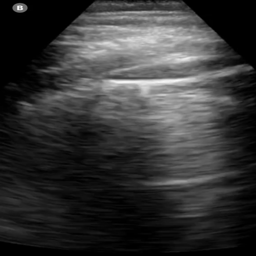
#> input picture AlineBlineSegmentation_Full/Images/1.png, 256 x 256 px, found by its file name; its folder holds only this picture in this run
$ python dataset.py
#> lines starting #> are read from the running program, lines starting #| are printed output that depends on the picture
### utils/preprocessing.py
#!/usr/bin/env python3
# -*- coding: utf-8 -*-
"""

@author: soolmaz
"""

import cv2
import numpy as np
from skimage.restoration import denoise_nl_means, estimate_sigma
from scipy.ndimage import gaussian_filter

def preprocess_ultrasound(image: np.ndarray) -> np.ndarray:
    """
    Preprocesses and enhances an ultrasound image.
    """
    if len(image.shape) == 3:  # RGB image
        image = cv2.cvtColor(image, cv2.COLOR_BGR2GRAY)


    sigma_est = np.mean(estimate_sigma(image, channel_axis=None))  # Adjusted for newer versions
#> sigma_est = 0.617
    denoised = denoise_nl_means(
        image,
        h=1.15 * sigma_est,
        fast_mode=True,
        patch_size=5,
        patch_distance=3,
        channel_axis=None,
    )
    denoised = (denoised * 255).astype(np.uint8)
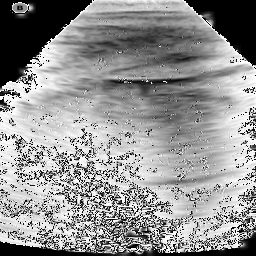
#> denoised: shape (256, 256); min 0, max 255, mean 146.4

    clahe = cv2.createCLAHE(clipLimit=2.0, tileGridSize=(8, 8))
    enhanced_contrast = clahe.apply(denoised)
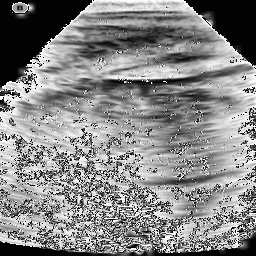
#> enhanced_contrast: shape (256, 256); min 0, max 255, mean 134.6


    blurred = gaussian_filter(enhanced_contrast, sigma=1)
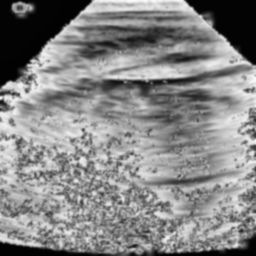
#> blurred: shape (256, 256); min 1, max 251, mean 133.7
    unsharp_masked = cv2.addWeighted(enhanced_contrast, 1.5, blurred, -0.5, 0)
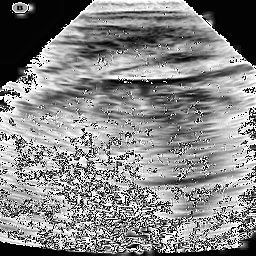
#> unsharp_masked: shape (256, 256); min 0, max 255, mean 135.3


    normalized = unsharp_masked / 255.0

    return normalized


# [7 lines that do not run on import are left out]

### utils/dataset.py
#!/usr/bin/env python3
# -*- coding: utf-8 -*-
"""

@author: soolmaz
"""
import os
import torch
from torch.utils.data import Dataset
from PIL import Image
import numpy as np
from utils.preprocessing import preprocess_ultrasound

class MedicalDataset(Dataset):
    def __init__(self, image_dir, mask_dir, transform=None):
        self.image_dir = image_dir
        self.mask_dir = mask_dir
        self.transform = transform
        self.image_filenames = sorted(os.listdir(image_dir))

    def __len__(self):
        return len(self.image_filenames)

    def __getitem__(self, idx):
        image_path = os.path.join(self.image_dir, self.image_filenames[idx])
        mask_path = os.path.join(self.mask_dir, self.image_filenames[idx])

        image = np.array(Image.open(image_path).convert("L"), dtype=np.float32)
        mask = np.array(Image.open(mask_path).convert("L"), dtype=np.float32)
        image = preprocess_ultrasound(image)

#> (the run stopped early here; a loop or call above may not have finished)

$ run again, on AlineBlineSegmentation_Full/Images/4.png
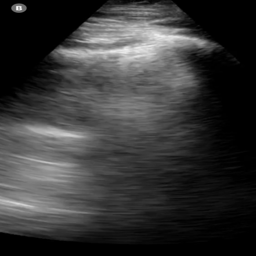
#> input picture AlineBlineSegmentation_Full/Images/4.png, 256 x 256 px, found by its file name
#> sigma_est = 0.624
#> in preprocess_ultrasound, `blurred = gaussian_filter(enhanced_contrast, sigma=1)`:
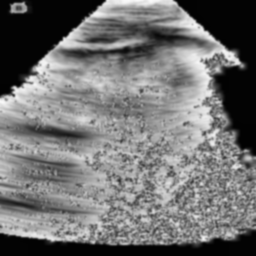
#> blurred: shape (256, 256); min 2, max 250, mean 113.7
#> in preprocess_ultrasound, `unsharp_masked = cv2.addWeighted(enhanced_contrast, 1.5, blurred, -0.5..`:
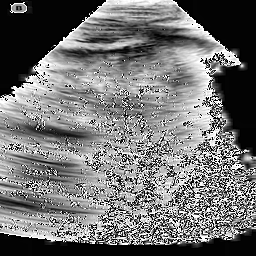
#> unsharp_masked: shape (256, 256); min 0, max 255, mean 115

$ run again, on AlineBlineSegmentation_Full/Images/5.png
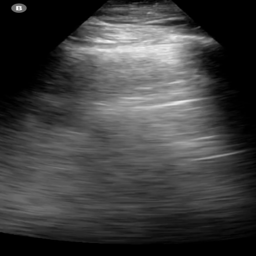
#> input picture AlineBlineSegmentation_Full/Images/5.png, 256 x 256 px, found by its file name
#> sigma_est = 0.617
#> in preprocess_ultrasound, `blurred = gaussian_filter(enhanced_contrast, sigma=1)`:
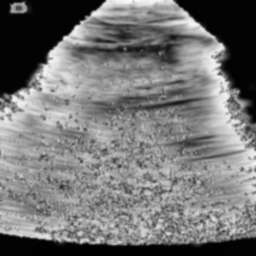
#> blurred: shape (256, 256); min 2, max 251, mean 117.5
#> in preprocess_ultrasound, `unsharp_masked = cv2.addWeighted(enhanced_contrast, 1.5, blurred, -0.5..`:
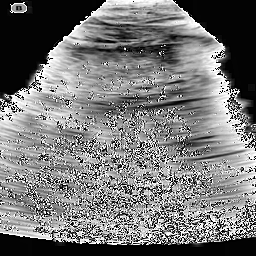
#> unsharp_masked: shape (256, 256); min 0, max 255, mean 118.6

$ run again, on AlineBlineSegmentation_Full/Images/6.png
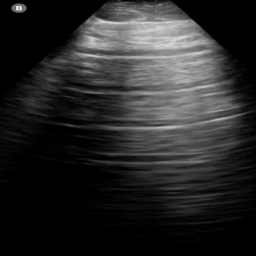
#> input picture AlineBlineSegmentation_Full/Images/6.png, 256 x 256 px, found by its file name
#> sigma_est = 0.599
#> in preprocess_ultrasound, `blurred = gaussian_filter(enhanced_contrast, sigma=1)`:
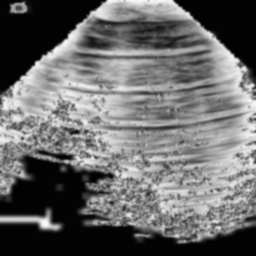
#> blurred: shape (256, 256); min 2, max 253, mean 106.4
#> in preprocess_ultrasound, `unsharp_masked = cv2.addWeighted(enhanced_contrast, 1.5, blurred, -0.5..`:
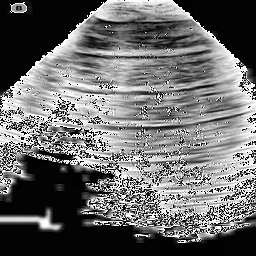
#> unsharp_masked: shape (256, 256); min 0, max 255, mean 107.7

$ run again, on AlineBlineSegmentation_Full/Images/10.png
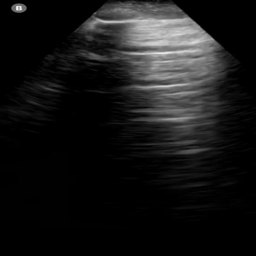
#> input picture AlineBlineSegmentation_Full/Images/10.png, 256 x 256 px, found by its file name
#> sigma_est = 0.481
#> in preprocess_ultrasound, `unsharp_masked = cv2.addWeighted(enhanced_contrast, 1.5, blurred, -0.5..`:
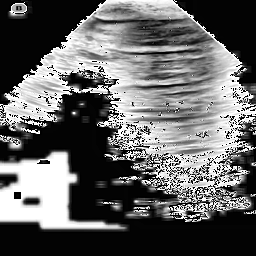
#> unsharp_masked: shape (256, 256); min 0, max 255, mean 100.5
